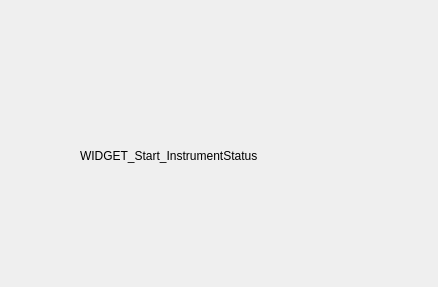
<?xml version="1.0" encoding="UTF-8"?>
<ui version="4.0">
 <class>InstrumentStatus</class>
 <widget class="QWidget" name="InstrumentStatus">
  <property name="geometry">
   <rect>
    <x>0</x>
    <y>0</y>
    <width>438</width>
    <height>287</height>
   </rect>
  </property>
  <property name="windowTitle">
   <string>Form</string>
  </property>
  <widget class="QLabel" name="label">
   <property name="geometry">
    <rect>
     <x>80</x>
     <y>130</y>
     <width>271</width>
     <height>51</height>
    </rect>
   </property>
   <property name="text">
    <string>WIDGET_Start_InstrumentStatus</string>
   </property>
  </widget>
 </widget>
 <resources/>
 <connections/>
</ui>
